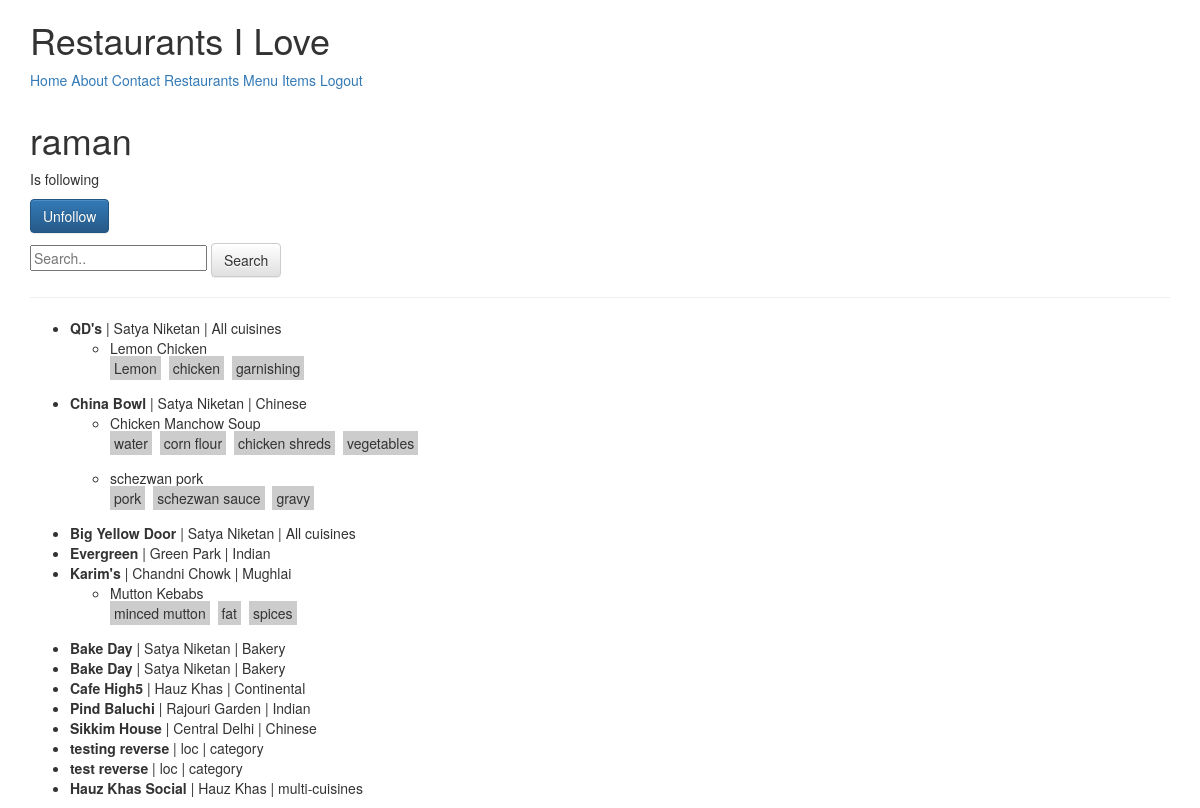
Page /u/raman/ (signed in) on the committed database.
### restaurants/models.py (models this page shows, shortened)
class RestaurantLocation(models.Model):
    owner=models.ForeignKey(User)
    name=models.CharField(max_length=120)
    location=models.CharField(max_length=120,null=True,blank=True)
    category=models.CharField(max_length=120,null=True,blank=True)
    timestamp=models.DateTimeField(auto_now_add=True)
    updated=models.DateTimeField(auto_now=True)
    slug=models.SlugField(null=True,blank=True)
    objects=RestaurantLocationManager()
    @property
    def title(self):
        return self.name

### menus/models.py (models this page shows, shortened)
class Item(models.Model):
    user=models.ForeignKey(settings.AUTH_USER_MODEL)
    restaurant=models.ForeignKey(RestaurantLocation)
    name=models.CharField(max_length=120)
    contents=models.TextField(help_text='Separate each item by comma')
    excludes=models.TextField(blank=True,null=True,help_text='Separate each item by comma')
    public=models.BooleanField(default=True)
    timestamp=models.DateTimeField(auto_now_add=True)
    updated=models.DateTimeField(auto_now=True)
    class Meta:
        ordering=['-updated','-timestamp']
    def get_contents(self):
         return self.contents.split(",")

### profiles/views.py (the view)
# urls.py: url(r'^(?P<username>[\w-]+)/$', ProfileDetailView.as_view(),name='profile-detail')
class ProfileDetailView(DetailView):
    query_set=User.objects.filter(is_active=True)
    template_name="user-profiles.html"
    def get_object(self):
        username=self.kwargs.get("username")
        if username is None:
            raise Http404
        return get_object_or_404(User,username__iexact=username,is_active=True)
    def get_context_data(self,*args,**kwargs):
        context=super(ProfileDetailView,self).get_context_data(*args,**kwargs)
        print(context)
        user=self.get_object()
        items_exists=Item.objects.filter(user=user).exists()
        query=self.request.GET.get('q')
        is_following=False
        if user.profile in self.request.user.is_following.all():
            is_following=True
        context['is_following']=is_following
        qs=RestaurantLocation.objects.filter(owner=user)
        if query:
            qs=qs.search(query)
        if qs.exists() and items_exists:
            context['locations']=qs
        return context

### restaurants/models.py (called while the page is built)
    def get_queryset(self):
        return RestaurantLocationQuerySet(self.model,using=self._db)

### profiles/templates/user-profiles.html
{% extends "base.html" %}
{% block content %}
<h1>{{user.username}}</h1>
{% if user.profile in request.user.is_following.all %}
  Is following
{% endif %}
<p>{% include 'follow-form.html' with username=user.username is_following=is_following %}</p>
<form class='form' method='GET' action='.'>
<input type='text' placeholder="Search.." name='q' value={{request.GET.q}}>
<button class='btn btn-default' type='submit'> Search </button>
</form>
<hr/>
{% if user.item_set.all.exists %}
<ul>
{% if locations %}
{% for rest in locations %}
  <li><b>{{rest.title}}</b> | {{rest.location}} | {{rest.category}}
    <ul>
      {% for item in rest.item_set.all %}
        <li style='margin-bottom: 15px;'>{{item.name}}<br/>
          {% for ing in item.get_contents %}
            <span style='padding: 2px 4px; margin-right:4px; background-color: #ccc'>{{ing}}</span>
          {% endfor %}
        </li>
        {% endfor%}
    </ul>
  </li>
{% endfor %}
{% else %}
<p class='lead'>No Items Found </p>
{% endif %}
{% endif %}
{% endblock content %}

### rows in the picture
RestaurantLocation: title "QD's", location "Satya Niketan", category "All cuisines"
Item: name "Lemon Chicken", get_contents "Lemon" "chicken" "garnishing"
RestaurantLocation: title "China Bowl", location "Satya Niketan", category "Chinese"
Item: name "Chicken Manchow Soup", get_contents "water" "corn flour" "chicken shreds" "vegetables"
Item: name "schezwan pork", get_contents "pork" "schezwan sauce" "gravy"
RestaurantLocation: title "Big Yellow Door", location "Satya Niketan", category "All cuisines"
RestaurantLocation: title "Evergreen", location "Green Park", category "Indian"
RestaurantLocation: title "Karim's", location "Chandni Chowk", category "Mughlai"
Item: name "Mutton Kebabs", get_contents "minced mutton" "fat" "spices"
RestaurantLocation: title "Bake Day", location "Satya Niketan", category "Bakery"
RestaurantLocation: title "Bake Day", location "Satya Niketan", category "Bakery"
RestaurantLocation: title "Cafe High5", location "Hauz Khas", category "Continental"
RestaurantLocation: title "Pind Baluchi", location "Rajouri Garden", category "Indian"
RestaurantLocation: title "Sikkim House", location "Central Delhi", category "Chinese"
RestaurantLocation: title "testing reverse", location "loc", category "category"
RestaurantLocation: title "test reverse", location "loc", category "category"
RestaurantLocation: title "Hauz Khas Social", location "Hauz Khas", category "multi-cuisines"

### other values in the picture
{{ user.username }} "raman"
